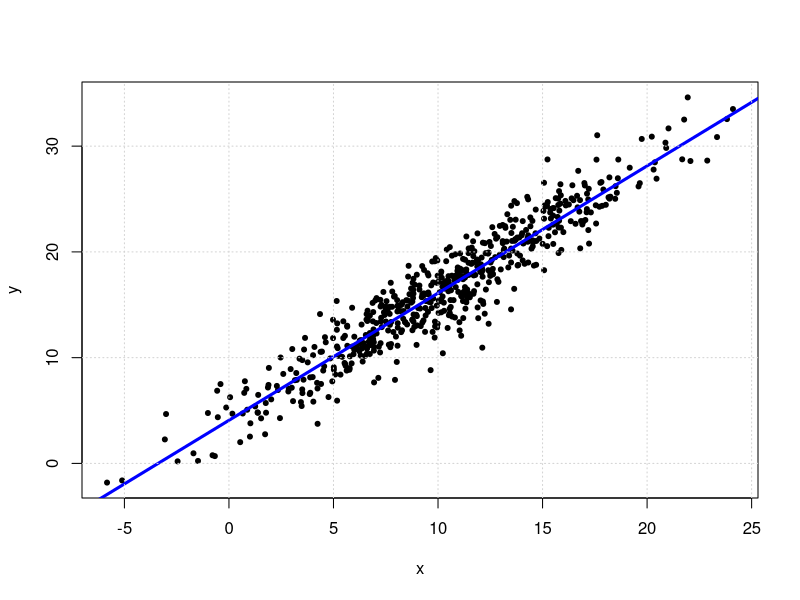
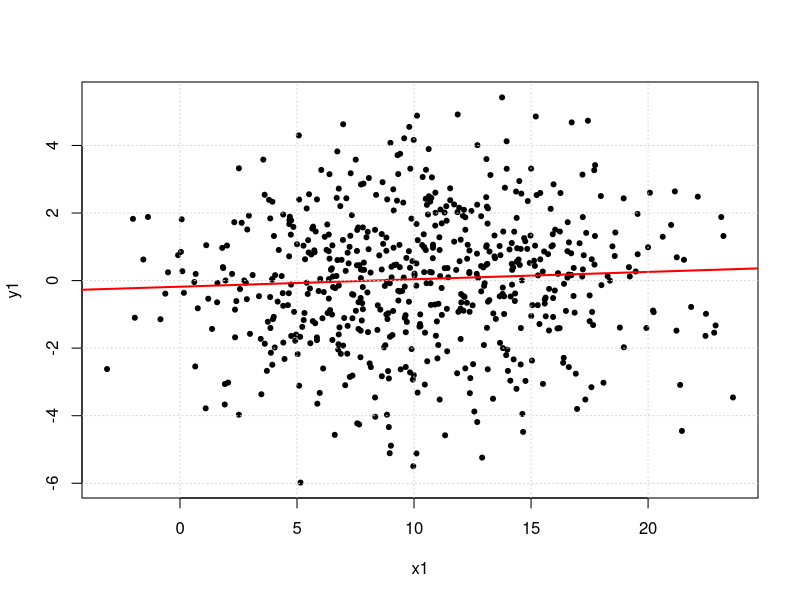

Generate these figures, in order, with R:
## ---- chunk 1
x=rnorm(600, mean=10, sd=5)
y=4+1.2*x+rnorm(600, mean=0, sd=2)
plot(x,y,pch=20)
abline(lm(y ~ x), col="blue", lwd=3)
grid()
## ---- chunk 2
x1=rnorm(600, mean=10, sd=5)
y1=rnorm(600, mean=0, sd=2)
plot(x1,y1, pch=20)
abline(lm(y1 ~ x1), col="red", lwd=2)
grid()
## ---- chunk 3
fit=lm(y~x)
fit2=lm(y1~x1)
summary(fit)
summary(fit2)
